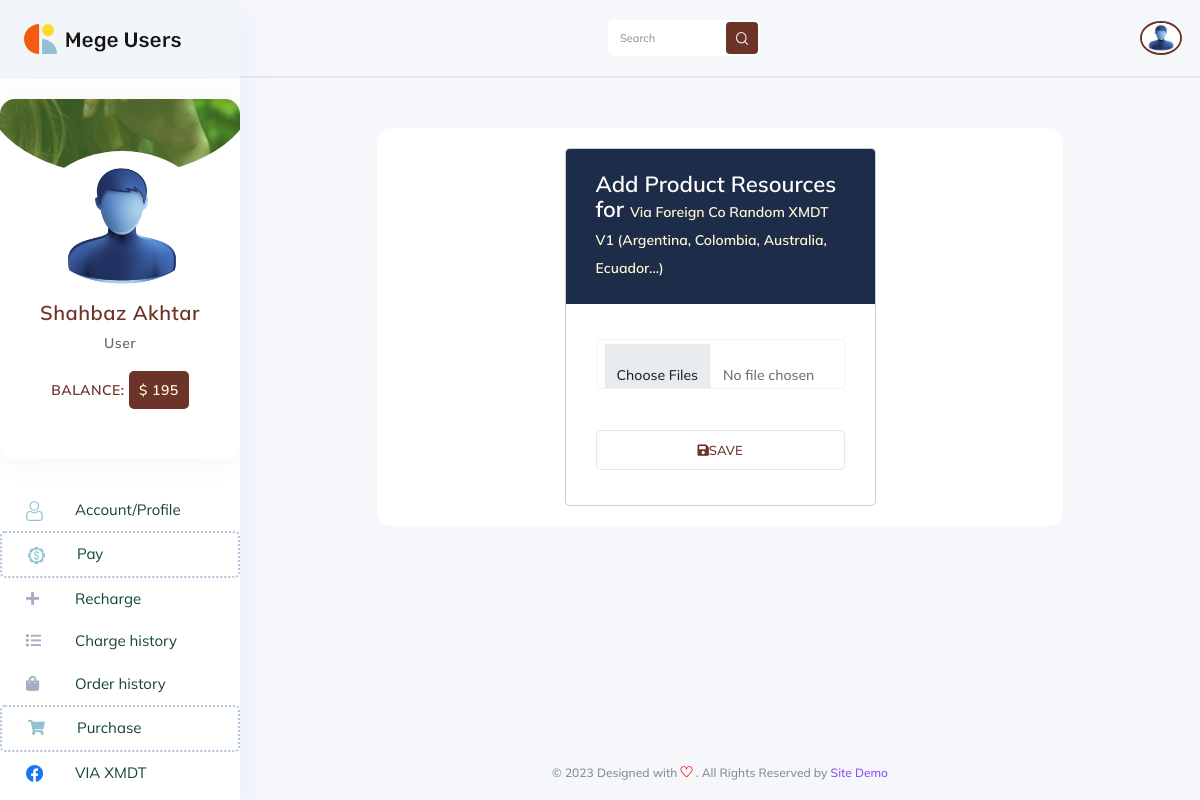
Page /productDescription.php?id=17 (signed in) on the committed database.
### tables this page shows
CREATE TABLE `athentication` (
  `id` int(11) NOT NULL,
  `site_name` text NOT NULL,
  `site_logo` text NOT NULL,
  `usdt_address` text NOT NULL,
  `site_notice` text NOT NULL,
  `date` timestamp NOT NULL DEFAULT current_timestamp() ON UPDATE current_timestamp()
);

CREATE TABLE `users` (
  `id` int(11) NOT NULL,
  `name` text NOT NULL,
  `email` varchar(255) NOT NULL,
  `password` text NOT NULL,
  `img` text NOT NULL,
  `phone` text NOT NULL,
  `role` text NOT NULL,
  `status` text NOT NULL,
  `wallet` double NOT NULL,
  `date` timestamp NOT NULL DEFAULT current_timestamp() ON UPDATE current_timestamp()
);

CREATE TABLE `services` (
  `id` int(11) NOT NULL,
  `name` text NOT NULL,
  `img` text NOT NULL,
  `status` text NOT NULL,
  `date` timestamp NOT NULL DEFAULT current_timestamp() ON UPDATE current_timestamp()
);

CREATE TABLE `products` (
  `id` int(11) NOT NULL,
  `name` text NOT NULL,
  `description` text NOT NULL,
  `price` int(11) NOT NULL,
  `stack_qty` int(11) NOT NULL,
  `service_id` int(11) NOT NULL,
  `date` timestamp NOT NULL DEFAULT current_timestamp() ON UPDATE current_timestamp()
);

### productDescription.php (the view, shortened to what this page needs)
<?php
include "db/db.php";
$rowpro = mysqli_fetch_array(mysqli_query($db, "SELECT * FROM products WHERE id = '".$_GET['id']."'"));
include "inc/head.php";
?>
    <body class="crm_body_bg">
<?php
include "inc/sidebar.php";
?>
    <section class="main_content dashboard_part large_header_bg">
        <?php
        include "inc/navbar.php";
        ?>
        <div class="main_content_iner overly_inner ">
            <div class="container-fluid">
                <div class="row justify-content-center">
                    <div class="col-sm-1"></div>
                    <div class="col-sm-10">
                        <div class="white_box_50px mb_30" style="padding: 20px; margin: 20px;">
                            <div class="row justify-content-center">
                                <div class="col-lg-6">
                                    <div class="modal-content cs_modal">
                                        <div class="modal-header theme_bg_1" style="background: #1d2c48!important;">
                                            <h5 class="modal-title text_white">
                                                Add Product Resources for <span style="color: #fff8d5;"><?php echo $rowpro['name']; ?></span>
                                            </h5>
                                        </div>
                                        <div class="modal-body">
                                            <form action="" method="post" enctype="multipart/form-data">
                                                <div class>
                                                    <div class="field_wrapper">
                                                        <div>
                                                            <input type="file" name="image[]" class="form-control" multiple>
                                                        </div>
                                                    </div>
                                                </div>
                                                <button type="submit" name="save" class="btn_3 full_width text-center" style="width: 100%!important; margin-top: 20px;">
                                                    <i class="fas fa-save"></i>SAVE
                                                </button>
                                            </form>
                                        </div>
                                    </div>
                                </div>
                            </div>
                        </div>
                    </div>
                    <div class="col-sm-1"></div>
                </div>
            </div>
        </div>
        <?php
        include "inc/footer.php";
        ?>
    </section>
<?php
include "inc/js_footer.php";
?>

### inc/sidebar.php (shortened to what this page needs)
<nav class="sidebar">
    <div class="logo d-flex justify-content-between">
        <a class="large_logo" href="index.php">
            <img src="img/site/<?php echo $site['site_logo']; ?>" alt>
        </a>
    </div>
    <div class="card custom-card">
        <div class="card-header">
            <img class="img-fluid" src="img/profilebox/1.jpg" alt data-original-title title>
        </div>
        <div class="card-profile">
            <?php
            if ($_SESSION['img'] == "")
            {
                echo '<img src="img/client_img.png" class="rounded-circle">';
            }
            else
            {
                ?>
                <img src="img/users/<?php echo $userCredentials['img']; ?>" class="rounded-circle">
                <?php
            }
            ?>
        </div>
        <div class="text-center profile-details">
            <h4><?php echo $userCredentials['name']; ?></h4>
            <h6><?php echo $userCredentials['role']; ?></h6>
            <?php
            if ($_SESSION['role'] == 'User')
            {
                ?>
                <h6 class="text-uppercase" style="color: #6C3428;">
                    Balance: <span class="stock_qty_shahbaz514">
                        <?php echo "$ ".$userCredentials['wallet']; ?>
                    </span>
                </h6>
            <?php
            }
            ?>
        </div>
    </div>
    <ul id="sidebar_menu">
        <li class>
            <a href="profile.php" aria-expanded="false">
                <div class="nav_icon_small">
                    <img src="img/menu-icon/5.svg" alt>
                </div>
                <div class="nav_title">
                    <span>Account/Profile</span>
                </div>
            </a>
        </li>
        <?php
        if ($_SESSION['role'] == 'Admin')
        {
            ?>
            <li class>
                <a href="orders.php" aria-expanded="false">
                    <div class="nav_icon_small">
                        <i class="fas fa-history" style="color: #94c0d4!important;"></i>
                    </div>
                    <div class="nav_title">
                        <span>Orders</span>
                    </div>
                </a>
            </li>
            <li class>
                <a href="payments.php" aria-expanded="false">
                    <div class="nav_icon_small">
                        <i class="fas fa-credit-card" style="color: #94c0d4!important;"></i>
                    </div>
                    <div class="nav_title">
                        <span>Payments</span>
                    </div>
                </a>
            </li>
            <li class>
                <a href="products.php" aria-expanded="false">
                    <div class="nav_icon_small">
                        <i class="fas fa-list-ol" style="color: #94c0d4!important;"></i>
                    </div>
                    <div class="nav_title">
                        <span>Products</span>
                    </div>
                </a>
            </li>
            <li class>
                <a href="accounts.php" aria-expanded="false">
                    <div class="nav_icon_small">
                        <i class="fas fa-list" style="color: #94c0d4!important;"></i>
                    </div>
                    <div class="nav_title">
                        <span>Accounts</span>
                    </div>
                </a>
            </li>
            <li class>
                <a href="services.php" aria-expanded="false">
                    <div class="nav_icon_small">
                        <i class="fas fa-list-alt" style="color: #94c0d4!important;"></i>
                    </div>
                    <div class="nav_title">
                        <span>Services</span>
                    </div>
                </a>
            </li>
            <li class>
                <a href="users.php" aria-expanded="false">
                    <div class="nav_icon_small">
                        <i class="fas fa-users" style="color: #94c0d4!important;"></i>
                    </div>
                    <div class="nav_title">
                        <span>Users</span>
                    </div>
                </a>
            </li>
            <li class>
                <a href="admins.php" aria-expanded="false">
                    <div class="nav_icon_small">
                        <i class="fas fa-users" style="color: #94c0d4!important;"></i>
                    </div>
                    <div class="nav_title">
                        <span>Admins</span>
                    </div>
                </a>
            </li>
            <li class>
                <a href="blogs.php" aria-expanded="false">
                    <div class="nav_icon_small">
                        <i class="fas fa-users" style="color: #94c0d4!important;"></i>
                    </div>
                    <div class="nav_title">
                        <span>QA/Blogs</span>
                    </div>
                </a>
            </li>
            <li class>
                <a href="siteSettings.php" aria-expanded="false">
                    <div class="nav_icon_small">
                        <i class="fas fa-users" style="color: #94c0d4!important;"></i>
                    </div>
                    <div class="nav_title">
                        <span>Site Settings</span>
                    </div>
                </a>
            </li>
            <?php
        }
        else
        {
            ?>
            <li style="font-weight: bold!important; color: #000000!important; border: 2px dotted lightsteelblue; border-radius: 5px;">
                <a>
                    <div class="nav_icon_small">
                        <img src="img/menu-icon/dollar-3480.svg" alt>
                    </div>
                    <div class="nav_title">
                        <span>Pay</span>
                    </div>
                </a>
            </li>
            <li class>
                <a href="recharge.php">
                    <div class="nav_icon_small">
                        <i class="fas fa-plus"></i>
                    </div>
                    <div class="nav_title">
                            <span>
                                Recharge
                            </span>
                    </div>
                </a>
            </li>
            <li class>
                <a href="paymentsHistory.php">
                    <div class="nav_icon_small">
                        <i class="fas fa-list"></i>
                    </div>
                    <div class="nav_title">
                            <span>
                                Charge history
                            </span>
                    </div>
                </a>
            </li>
            <li class>
                <a href="orderHistory.php">
                    <div class="nav_icon_small">
                        <i class="fas fa-shopping-bag"></i>
                    </div>
                    <div class="nav_title">
                            <span>
                                Order history
                            </span>
                    </div>
                </a>
            </li>
            <li style="font-weight: bold!important; color: #000000!important; border: 2px dotted lightsteelblue; border-radius: 5px;">
                <a href="#">
                    <div class="nav_icon_small">
                        <i class="fas fa-shopping-cart" style="color: #94c0d4!important;"></i>
                    </div>
                    <div class="nav_title">
                        <span>Purchase</span>
                    </div>
                </a>
            </li>
            <?php
            $sql = mysqli_query($db, "SELECT * FROM `services` ORDER by id ASC");
            while ($row = mysqli_fetch_array($sql))
            {
                ?>
                <li class>
                    <a href="shop.php?service=<?php echo $row['id']; ?>">
                        <div class="nav_icon_small">
                            <img src="img/services/<?php echo $row['img']; ?>" alt="img/services/<?php echo $row['name']; ?>">
                        </div>
                        <div class="nav_title">
                            <span>
                                <?php echo $row['name'] ?>
                            </span>
                        </div>
                    </a>
                </li>
                <?php
            }
            ?>
            <?php
        }
        ?>
    </ul>
</nav>

### inc/navbar.php (shortened to what this page needs)
<div class="container-fluid g-0">
    <div class="row">
        <div class="col-lg-12 p-0 ">
            <div class="header_iner d-flex justify-content-between align-items-center">
                <?php
                if ($_SESSION['role'] == 'User'){
                    echo '
                <div class="serach_field-area d-flex align-items-center">
                    <div class="search_inner">
                        <form action="shop.php" enctype="multipart/form-data" method="post">
                            <div class="search_field">
                                <input type="text" name="search" placeholder="Search">
                            </div>
                            <button type="submit" name="search_btn">
                                <img src="img/icon/icon_search.svg" alt>
                            </button>
                        </form>
                    </div>
                </div>
                    ';
                }
                ?>
                <div class="header_right d-flex justify-content-between align-items-center">
                    <div class="profile_info">
                        <?php
                        if ($_SESSION['img'] == "")
                        {
                            echo '<img src="img/client_img.png">';
                        }
                        else
                        {
                            ?>
                            <img src="img/users/<?php echo $userCredentials['img']; ?>">
                            <?php
                        }
                        ?>
                    </div>
                </div>
            </div>
        </div>
    </div>
</div>

### inc/footer.php
<div class="footer_part">
    <div class="container-fluid">
        <div class="row">
            <div class="col-sm-12" style="margin-top: 20px;">
                <p class="text-center">
                    &copy; 2023 Designed with
                    <i class="ti-heart" style="color: red;"></i>
                    . All Rights Reserved by
                    <a href="#" class="link-primary" target="_blank">
                        <?php
                        echo $site['site_name'];
                        ?>
                    </a>
                </p>
            </div>
        </div>
    </div>
</div>

### inc/sidebar.php (style rules this page uses)
.stock_qty_shahbaz514 { color: #fff8d5; background: #6C3428!important; width: max-content; border-radius: 5px; padding: 10px; }

### rows in the picture
athentication: site_logo (picture), site_name "Site Demo"
users: img (picture), name "Shahbaz Akhtar", role "User", wallet "195"
services: img (picture), name "VIA XMDT"
products: name "Via Foreign Co Random XMDT V1 (Argentina, Colombia, Australia, Ecuador...)"
